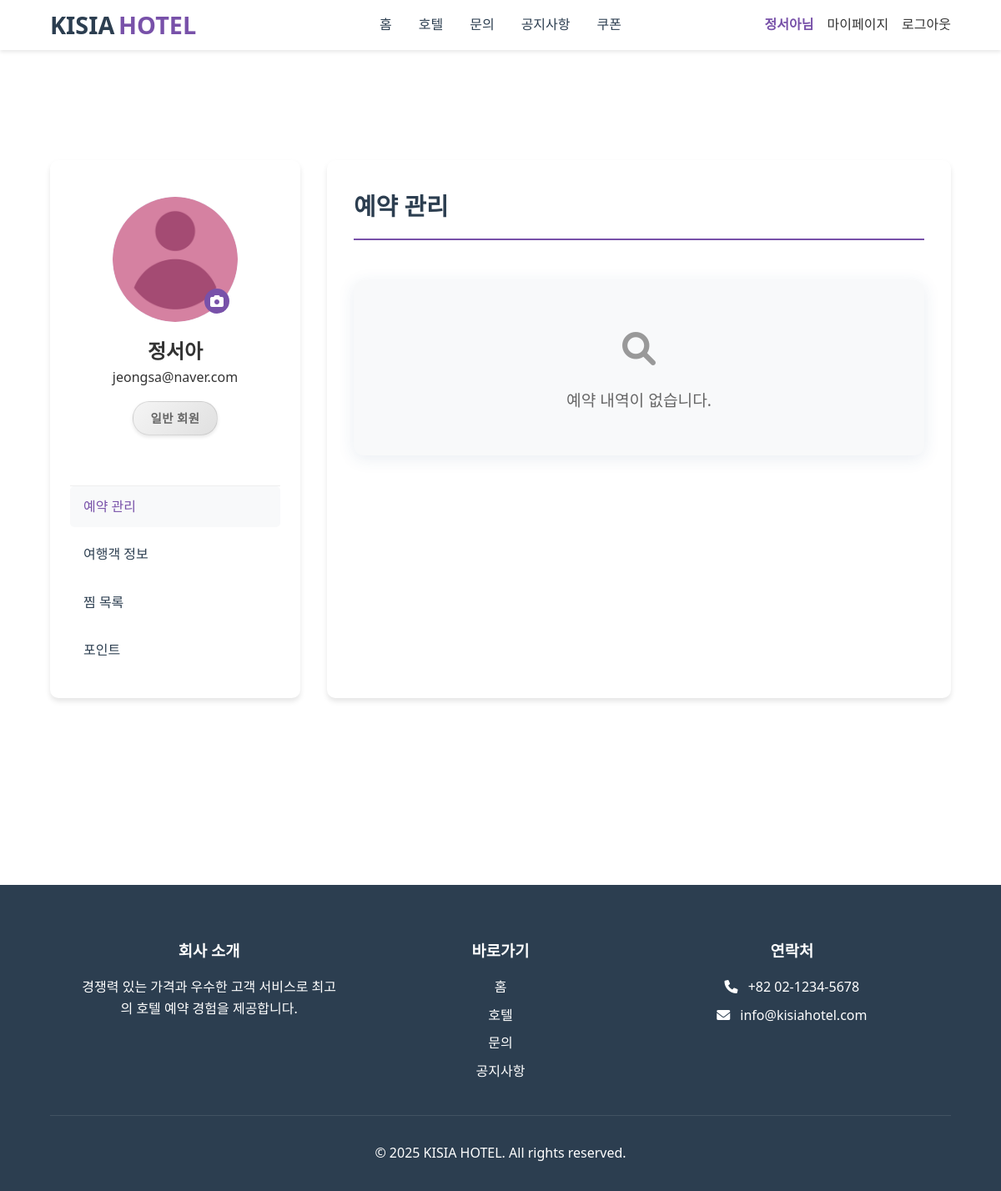
The app's page /user/mypage.php (signed in) with its own data.
### tables this page shows
CREATE TABLE users (
    user_id INT PRIMARY KEY AUTO_INCREMENT,
    username VARCHAR(50) NOT NULL,
    real_id VARCHAR(50) NOT NULL,
    password VARCHAR(255) NOT NULL,
    email VARCHAR(100) NOT NULL UNIQUE,
    phone VARCHAR(20),
    created_at DATETIME DEFAULT CURRENT_TIMESTAMP,
    is_admin BOOLEAN DEFAULT FALSE,
    terms BOOLEAN DEFAULT FALSE,
    marketing BOOLEAN DEFAULT FALSE,
    profile_image VARCHAR(255) DEFAULT '/image/default_profile.jpg',
    point INT,
    vip BOOLEAN DEFAULT FALSE,
    vip_status ENUM('auto', 'manual') DEFAULT 'auto'
);

### action/mypage_action.php (called while the page is built, shortened)
<?php
include_once __DIR__ . '/../includes/db_connection.php';
$user_id = $_SESSION['user_id'];
$user_sql="select * from users where user_id='$user_id'";
$user_result = mysqli_query($conn, $user_sql);
?>

### user/mypage.php (the view, shortened to what this page needs)
<?php
include_once __DIR__ . '/../includes/header.php';
include_once __DIR__ . '/../action/mypage_action.php';
$users = $GLOBALS['users'];
?>
    <main class="mypage-container">
        <div class="mypage-sidebar">
            <div class="profile-section">
                <form method="post" action="../action/upload_profile_image.php" enctype="multipart/form-data">
                    <?php
                        $has_image = !empty($users['profile_image']) ? 'has-image' : '';
                        $profile_img = !empty($users['profile_image'])
                        ? $users['profile_image']
                        : '/image/default_profile.jpg';
                    ?>
                    <div class="profile-image-container <?= $has_image ?>">
                        <img src="<?= $profile_img ?>" alt="프로필 사진" id="profileImage" class="profile-image">
                        <label for="profileUpload" class="change-profile-btn">
                            <i class="fas fa-camera"></i>
                        </label>
                    </div>
                </form>
                <h2 id="username"><?= $users['username']?></h2>
                <p id="email"><?= $users['email']?></p>
                <div class="member-grade">
                    <?php if($users['vip']): ?>
                        <span class="vip-badge">VIP 회원</span>
                    <?php else: ?>
                        <span class="normal-badge">일반 회원</span>
                    <?php endif; ?>
                </div>
            </div>
            <nav class="mypage-nav">
                <ul>
                    <li><a href="#" data-tab="reservations" class="active">예약 관리</a></li>
                    <li><a href="#" data-tab="profile">여행객 정보</a></li>
                    <li><a href="#" data-tab="wishlist">찜 목록</a></li>
                    <li><a href="#" data-tab="point">포인트</a></li>
                </ul>
            </nav>
        </div>
        <div class="mypage-content">
            <section id="reservations" class="content-section active">
                <h2>예약 관리</h2>
                <?php if (empty($reservations)): ?>
                    <div class="mypage-no-results">예약 내역이 없습니다.</div>
                <?php endif; ?>
            </section>
        </div>
    </main>
<?php include_once __DIR__ . '/../includes/footer.php'; ?>

### style/styles.css (style rules this page uses)
* { margin: 0; padding: 0; box-sizing: border-box; font-family: 'Segoe UI', Tahoma, Geneva, Verdana, sans-serif; }
body { line-height: 1.6; color: #333; }
a { text-decoration: none; color: inherit; }

### style/mypage.css (style rules this page uses)
.mypage-container { display: flex; max-width: 1400px; margin: 2rem auto; margin-top: 12rem; margin-bottom: 14rem; padding: 0 5%; gap: 2rem; }
.mypage-sidebar { width: 300px; background: #fff; border-radius: 10px; box-shadow: 0 4px 6px rgba(0, 0, 0, 0.1); padding: 1.5rem; }
.profile-section { text-align: center; padding: 20px; border-bottom: 1px solid #eee; }
.profile-image-container { position: relative; width: 150px; height: 150px; margin: 0 auto 1rem; background-color: #e3f2fd; border-radius: 50%; display: flex; align-items: center; justify-content: center; }
.profile-image-container img { width: 100%; height: 100%; border-radius: 50%; object-fit: cover; display: block; }
.profile-image-container::before { content: '\f007'; font-family: 'Font Awesome 6 Free'; font-weight: 900; font-size: 4rem; color: #90caf9; }
.profile-image-container.has-image::before { display: none; }
.change-profile-btn { position: absolute; bottom: 10px; right: 10px; background: #7851A9; color: white; border: none; border-radius: 50%; width: 30px; height: 30px; cursor: pointer; display: flex; align-items: center; justify-content: center; transition: background-color 0.3s; }
.mypage-nav ul { list-style: none; padding: 0; }
.mypage-nav li { margin-bottom: 0.5rem; }
.mypage-nav a { display: block; padding: 0.75rem 1rem; color: #2c3e50; text-decoration: none; border-radius: 5px; transition: all 0.3s; font-weight: 500; }
.mypage-nav a:hover, .mypage-nav a.active { background-color: #f8f9fa; color: #7851A9; }
.mypage-content { flex: 1; background: #fff; border-radius: 10px; box-shadow: 0 4px 6px rgba(0, 0, 0, 0.1); padding: 2rem; }
.content-section { display: none; }
.content-section.active { display: block; }
.mypage-no-results { background: #f8f9fa; border-radius: 12px; box-shadow: 0 4px 20px rgba(44, 82, 130, 0.1); width: auto; min-width: fit-content; margin: 0 auto; margin-top: 3rem; margin-bottom: 3rem; text-align: center; padding: 50px 2rem; font-size: 1.2rem; color: #666; }
.mypage-no-results::before { content: '\f002'; font-family: 'Font Awesome 5 Free'; font-weight: 900; display: block; font-size: 2.5rem; color: #999; margin-bottom: 15px; }
.mypage-content h2 { color: #2c3e50; font-size: 1.8rem; font-weight: 600; margin-bottom: 1.5rem; padding-bottom: 1rem; border-bottom: 2px solid #e9ecef; position: relative; }
.mypage-content h2::after { content: ''; position: absolute; bottom: -2px; left: 0; width: 100%; height: 2px; background-color: #7851A9; }
.member-grade { margin-top: 15px; text-align: center; margin-bottom: 2rem; }
.vip-badge, .normal-badge { display: inline-block; padding: 8px 20px; border-radius: 20px; font-size: 0.9rem; font-weight: 600; letter-spacing: 0.5px; text-transform: uppercase; box-shadow: 0 2px 4px rgba(0, 0, 0, 0.1); transition: all 0.3s ease; position: relative; overflow: hidden; }
.normal-badge { background: linear-gradient(135deg, #f5f5f5, #e0e0e0); color: #666; border: 1px solid rgba(0, 0, 0, 0.1); }

### records on screen
users: profile_image (placeholder picture), username "정서아", email "jeongsa@naver.com"

### other values on screen
$_SESSION['username'] "정서아"
